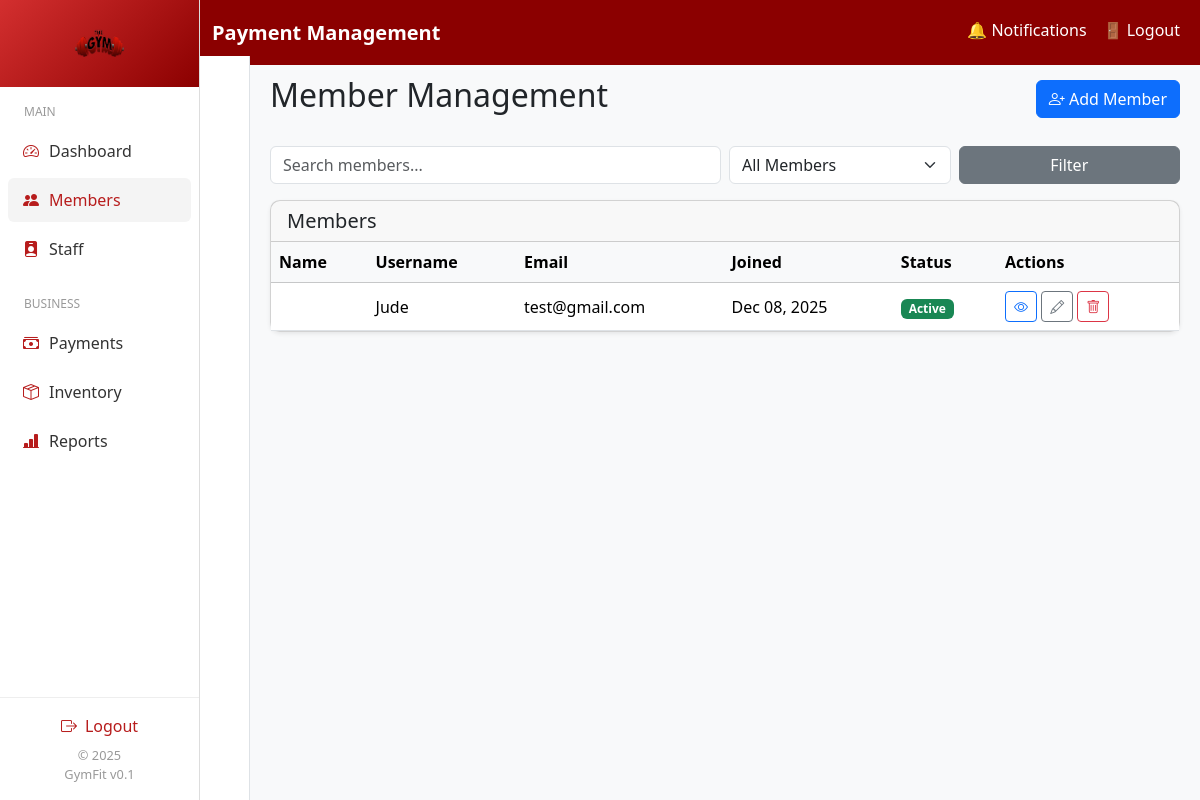
/dashboard/owner/members.php (signed in), run on the app's committed database.
### tables this page shows
CREATE TABLE `users` (
  `id` int(11) NOT NULL,
  `firstName` varchar(255) NOT NULL,
  `middleName` varchar(255) NOT NULL,
  `lastName` varchar(255) NOT NULL,
  `username` varchar(100) NOT NULL,
  `email` varchar(150) DEFAULT NULL,
  `contact` int(25) NOT NULL,
  `password` varchar(255) NOT NULL,
  `role` enum('admin','trainer','trainor','client','trainee','owner') NOT NULL DEFAULT 'client',
  `full_name` varchar(150) DEFAULT NULL,
  `avatar` varchar(255) DEFAULT NULL,
  `idImage` varchar(255) NOT NULL,
  `status` enum('active','inactive') DEFAULT 'active',
  `created_at` timestamp NOT NULL DEFAULT current_timestamp(),
  `active_status` enum('online','offline','busy') DEFAULT 'offline'
);

### dashboard/owner/members.php (the view, shortened to what this page needs)
<?php
include '../../db_connect.php';
$role = 'trainee';
$usersResult = $conn->query("SELECT * FROM users WHERE role='$role' ORDER BY created_at DESC");
$users = [];
while($row = $usersResult->fetch_assoc()){
    $users[] = $row;
}
$searchQuery = $_GET['search'] ?? '';
$membershipStatus = $_GET['status'] ?? 'all';
$filteredUsers = array_filter($users, function($user) use($searchQuery, $membershipStatus){
    $matchesSearch = empty($searchQuery) ||
        str_contains(strtolower($user['full_name']), strtolower($searchQuery)) ||
        str_contains(strtolower($user['email']), strtolower($searchQuery)) ||
        str_contains(strtolower($user['username']), strtolower($searchQuery));
    $matchesStatus = $membershipStatus === 'all' || $user['status'] === $membershipStatus;
    return $matchesSearch && $matchesStatus;
});
?>
<!DOCTYPE html>
<html lang="en">
<head>
<link href="https://cdn.jsdelivr.net/npm/bootstrap@5.3.2/dist/css/bootstrap.min.css" rel="stylesheet">
<link href="https://cdn.jsdelivr.net/npm/bootstrap-icons@1.11.0/font/bootstrap-icons.css" rel="stylesheet">
</head>
<body>
<div id="sidebar">
    <?php include 'includes/navbar.php'; ?>
</div>
<div id="sidebar">
    <?php include 'includes/sidebar.php'; ?>
</div>
<main>
    <div class="d-flex justify-content-between align-items-center mb-4">
        <h2>Member Management</h2>
        <button class="btn btn-primary" data-bs-toggle="modal" data-bs-target="#addMemberModal">
            <i class="bi bi-person-plus"></i> Add Member
        </button>
    </div>
    <form method="GET" class="row g-2 mb-3">
        <div class="col-md-6">
            <input type="text" name="search" class="form-control" placeholder="Search members..." value="<?= htmlspecialchars($searchQuery) ?>">
        </div>
        <div class="col-md-3">
            <select name="status" class="form-select">
                <option value="all" <?= $membershipStatus==='all' ? 'selected' : '' ?>>All Members</option>
            </select>
        </div>
        <div class="col-md-3">
            <button type="submit" class="btn btn-secondary w-100">Filter</button>
        </div>
    </form>
    <div class="card shadow-sm">
        <div class="card-header">
            <h5 class="mb-0">Members</h5>
        </div>
        <div class="card-body p-0">
            <div class="table-responsive" style="max-height: 500px; overflow-y: auto;">
                <table class="table mb-0 align-middle">
                    <thead class="table-light">
                        <tr>
                            <th>Name</th>
                            <th>Username</th>
                            <th>Email</th>
                            <th>Joined</th>
                            <th>Status</th>
                            <th>Actions</th>
                        </tr>
                    </thead>
                    <tbody>
                        <?php if(!empty($filteredUsers)): ?>
                            <?php foreach($filteredUsers as $user): ?>
                            <tr>
                                <td><?= htmlspecialchars($user['full_name']) ?></td>
                                <td><?= htmlspecialchars($user['username']) ?></td>
                                <td><?= htmlspecialchars($user['email']) ?></td>
                                <td><?= date("M d, Y", strtotime($user['created_at'])) ?></td>
                                <td>
                                    <span class="badge <?= $user['status']==='active' ? 'bg-success' : 'bg-warning text-dark' ?>">
                                        <?= ucfirst($user['status']) ?>
                                    </span>
                                </td>
                                <td>
                                    <a href="view_member.php?id=<?= $user['id'] ?>" class="btn btn-sm btn-outline-primary"><i class="bi bi-eye"></i></a>
                                    <a href="edit_member.php?id=<?= $user['id'] ?>" class="btn btn-sm btn-outline-secondary"><i class="bi bi-pencil"></i></a>
                                    <a href="delete_member.php?id=<?= $user['id'] ?>" class="btn btn-sm btn-outline-danger" onclick="return confirm('Are you sure?')"><i class="bi bi-trash"></i></a>
                                </td>
                            </tr>
                            <?php endforeach; ?>
                        <?php else: ?>
                            <tr>
                                <td colspan="6" class="text-center py-3">No members found</td>
                            </tr>
                        <?php endif; ?>
                    </tbody>
                </table>
            </div>
        </div>
    </div>
</main>
</body>
</html>

### dashboard/owner/members.php (style rules this page uses)
body { background: #f8f9fa; }
.card { border-radius: 10px; box-shadow: 0 2px 6px rgba(0,0,0,0.1); }
#sidebar { width: 250px; position: fixed; top: 56px; bottom: 0; left: 0; overflow-y: auto; background: #fff; border-right: 1px solid #dee2e6; z-index: 1020; }
main { margin-left: 250px; margin-top: 56px; height: calc(100vh - 56px); overflow-y: auto; padding: 20px; }

### data on the page
users: username "Jude", email "test@gmail.com", created_at "Dec 08, 2025", status "Active"
